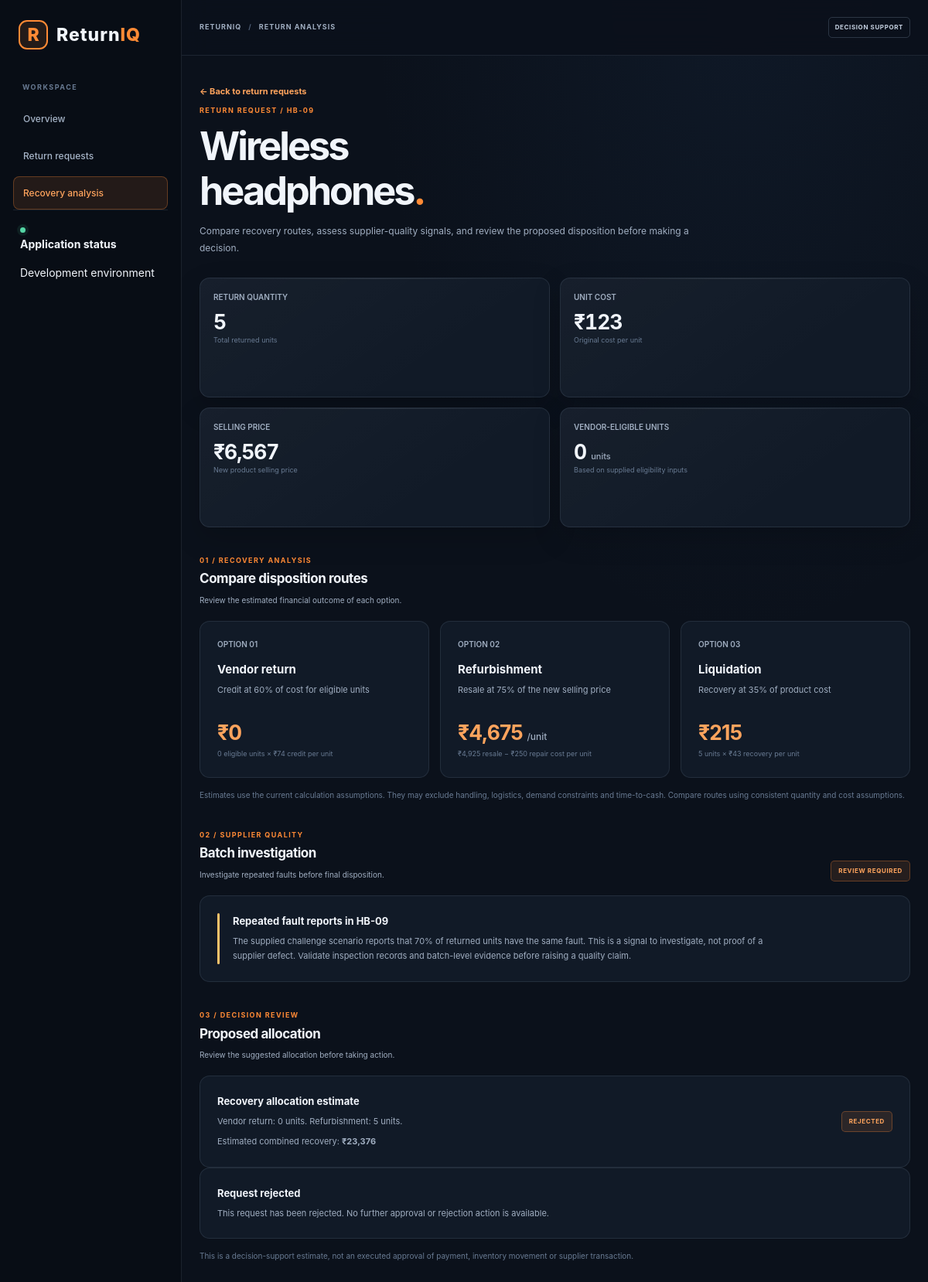
The app's page /returns/2 with its own data.
### tables this page shows
CREATE TABLE returns (
                id INTEGER PRIMARY KEY AUTOINCREMENT,
                product_name TEXT NOT NULL,
                sku TEXT NOT NULL,
                batch_number TEXT NOT NULL,
                quantity INTEGER NOT NULL,
                reason TEXT NOT NULL,
                grade TEXT NOT NULL,
                cost_price REAL NOT NULL,
                selling_price REAL NOT NULL,
                vendor_eligible_quantity INTEGER NOT NULL,
                status TEXT NOT NULL DEFAULT 'Pending',
                created_at TEXT NOT NULL DEFAULT CURRENT_TIMESTAMP
            );

### app.py (the view)
@app.route("/returns/<int:return_id>")
def return_detail(return_id):
    with get_db() as connection:
        record = connection.execute("""
            SELECT *
            FROM returns
            WHERE id = ?
        """, (return_id,)).fetchone()
    if record is None:
        abort(404, description="Return request not found.")
    detail_data = build_return_detail(record)
    return render_template(
        "return_detail.html",
        **detail_data,
    )

### app.py (called while the page is built)
def get_db():
    connection = sqlite3.connect(DATABASE)
    connection.row_factory = sqlite3.Row
    return connection

### engine/calculations.py (called while the page is built)
def calculate_refurbishment_recovery(
    new_selling_price,
    refurbishment_cost,
    resale_percentage
):
    refurbished_selling_price = round(
        new_selling_price * resale_percentage, 2
    )
    net_recovery = round(
        refurbished_selling_price - refurbishment_cost, 2
    )
    return {
        "refurbished_selling_price": refurbished_selling_price,
        "refurbishment_cost": refurbishment_cost,
        "net_recovery": net_recovery
    }

def calculate_vendor_return_recovery(
    cost_price,
    credit_percentage,
    eligible_quantity
):
    credit_per_unit = round(
        cost_price * credit_percentage, 2
    )
    total_recovery = round(
        credit_per_unit * eligible_quantity, 2
    )
    return {
        "eligible_quantity": eligible_quantity,
        "credit_per_unit": credit_per_unit,
        "total_recovery": total_recovery
    }

def calculate_liquidation_recovery(
    cost_price,
    recovery_percentage,
    quantity
):
    recovery_per_unit = round(
        cost_price * recovery_percentage, 2
    )
    total_recovery = round(
        recovery_per_unit * quantity, 2
    )
    return {
        "quantity": quantity,
        "recovery_per_unit": recovery_per_unit,
        "total_recovery": total_recovery
    }

def calculate_allocation_recovery(
    vendor_quantity,
    refurbishment_quantity,
    vendor_credit_per_unit,
    refurbishment_net_per_unit
):
    vendor_recovery = round(
        vendor_quantity * vendor_credit_per_unit, 2
    )
    refurbishment_recovery = round(
        refurbishment_quantity * refurbishment_net_per_unit, 2
    )
    total_recovery = round(
        vendor_recovery + refurbishment_recovery, 2
    )
    return {
        "vendor_recovery": vendor_recovery,
        "refurbishment_recovery": refurbishment_recovery,
        "total_recovery": total_recovery
    }

### templates/return_detail.html (shortened to what this page needs)
<!DOCTYPE html>
<html lang="en">
<head>
    <link rel="stylesheet" href="{{ url_for('static', filename='css/style.css') }}">
</head>
<body>
<div class="app-shell">
    <aside class="sidebar" id="sidebar">
        <a class="brand" href="/">
            <span class="brand-symbol">R</span>
            <span class="brand-name">Return<span>IQ</span></span>
        </a>
        <div class="workspace-label">WORKSPACE</div>
        <nav class="navigation" aria-label="Main navigation">
            <a class="nav-link" href="/">Overview</a>
            <a class="nav-link" href="/returns">Return requests</a>
            <a class="nav-link active" href="/returns/hb-09">Recovery analysis</a>
        </nav>
        <div class="sidebar-footer">
            <span class="connection-dot"></span>
            <div>
                <strong>Application status</strong>
                <p>Development environment</p>
            </div>
        </div>
    </aside>
    <main class="main-panel">
        <header class="topbar">
            <div class="page-context">
                <a href="/">RETURNIQ</a>
                <span class="context-separator">/</span>
                <span>RETURN ANALYSIS</span>
            </div>
            <span class="environment-tag">DECISION SUPPORT</span>
        </header>
        <div class="page-content">
            <a class="text-link" href="/returns">&larr; Back to return requests</a>
            <section class="intro" id="request">
                <div>
                    <p class="eyebrow">RETURN REQUEST / HB-09</p>
                    <h1>Wireless<br>headphones<span>.</span></h1>
                    <p class="intro-copy">
                        Compare recovery routes, assess supplier-quality signals,
                        and review the proposed disposition before making a decision.
                    </p>
                </div>
            </section>
            <section class="metric-grid" aria-label="Return metrics">
                <article class="metric-card">
                    <p class="metric-label">RETURN QUANTITY</p>
                    <div class="metric-value">{{ total_quantity }}</div>
                    <p class="metric-note">Total returned units</p>
                </article>
                <article class="metric-card">
                    <p class="metric-label">UNIT COST</p>
                    <div class="metric-value">₹{{ "{:,.0f}".format(cost_price) }}</div>
                    <p class="metric-note">Original cost per unit</p>
                </article>
                <article class="metric-card">
                    <p class="metric-label">SELLING PRICE</p>
                    <div class="metric-value">₹{{ "{:,.0f}".format(new_selling_price) }}</div>
                    <p class="metric-note">New product selling price</p>
                </article>
                <article class="metric-card metric-highlight">
                    <p class="metric-label">VENDOR-ELIGIBLE UNITS</p>
                    <div class="metric-value">
                        {{ vendor_eligible_quantity }} <span>units</span>
                    </div>
                    <p class="metric-note">Based on supplied eligibility inputs</p>
                </article>
            </section>
            <section class="content-section" id="recovery">
                <div class="section-heading">
                    <div>
                        <p class="eyebrow">01 / RECOVERY ANALYSIS</p>
                        <h2>Compare disposition routes</h2>
                        <p>Review the estimated financial outcome of each option.</p>
                    </div>
                </div>
                <div class="detail-route-grid">
                    <article class="detail-route">
                        <p class="metric-label">OPTION 01</p>
                        <h3>Vendor return</h3>
                        <p class="muted">Credit at 60% of cost for eligible units</p>
                        <div class="detail-route-value">
                            ₹{{ "{:,.0f}".format(vendor_return.total_recovery) }}
                        </div>
                        <p class="metric-note">
                            {{ vendor_eligible_quantity }} eligible units
                            × ₹{{ "{:,.0f}".format(vendor_return.credit_per_unit) }}
                            credit per unit
                        </p>
                    </article>
                    <article class="detail-route">
                        <p class="metric-label">OPTION 02</p>
                        <h3>Refurbishment</h3>
                        <p class="muted">Resale at 75% of the new selling price</p>
                        <div class="detail-route-value">
                            ₹{{ "{:,.0f}".format(refurbishment.net_recovery) }}
                            <span>/unit</span>
                        </div>
                        <p class="metric-note">
                            ₹{{ "{:,.0f}".format(refurbishment.refurbished_selling_price) }}
                            resale −
                            ₹{{ "{:,.0f}".format(refurbishment.refurbishment_cost) }}
                            repair cost per unit
                        </p>
                    </article>
                    <article class="detail-route">
                        <p class="metric-label">OPTION 03</p>
                        <h3>Liquidation</h3>
                        <p class="muted">Recovery at 35% of product cost</p>
                        <div class="detail-route-value">
                            ₹{{ "{:,.0f}".format(liquidation.total_recovery) }}
                        </div>
                        <p class="metric-note">
                            {{ liquidation.quantity }} units
                            × ₹{{ "{:,.0f}".format(liquidation.recovery_per_unit) }}
                            recovery per unit
                        </p>
                    </article>
                </div>
                <p class="detail-disclaimer">
                    Estimates use the current calculation assumptions. They may
                    exclude handling, logistics, demand constraints and time-to-cash.
                    Compare routes using consistent quantity and cost assumptions.
                </p>
            </section>
            <section class="content-section" id="supplier">
                <div class="section-heading">
                    <div>
                        <p class="eyebrow">02 / SUPPLIER QUALITY</p>
                        <h2>Batch investigation</h2>
                        <p>Investigate repeated faults before final disposition.</p>
                    </div>
                    <span class="status-pill">REVIEW REQUIRED</span>
                </div>
                <div class="exception-panel">
                    <div class="exception-marker"></div>
                    <div class="exception-copy">
                        <h3>Repeated fault reports in HB-09</h3>
                        <p>
                            The supplied challenge scenario reports that 70% of
                            returned units have the same fault. This is a signal
                            to investigate, not proof of a supplier defect.
                            Validate inspection records and batch-level evidence
                            before raising a quality claim.
                        </p>
                    </div>
                </div>
            </section>
            <section class="content-section" id="decision">
                <div class="section-heading">
                    <div>
                        <p class="eyebrow">03 / DECISION REVIEW</p>
                        <h2>Proposed allocation</h2>
                        <p>Review the suggested allocation before taking action.</p>
                    </div>
                </div>
                <div class="approval-panel">
                    <div>
                        <h3>Recovery allocation estimate</h3>
                        <p class="muted">
                            Vendor return: {{ vendor_eligible_quantity }} units.
                            Refurbishment: {{ refurbishment_quantity }} units.
                        </p>
                        <p class="muted">
                            Estimated combined recovery:
                            <strong>
                                ₹{{ "{:,.0f}".format(allocation_recovery.total_recovery) }}
                            </strong>
                        </p>
                    </div>
                    <span class="status-pill">
                        {{ status | upper }}
                    </span>
                </div>
                {% if status | lower == 'pending' %}
                <div class="approval-panel">
                    <div>
                        <h3>Review this request</h3>
                        <p class="muted">
                            Check the recovery estimates and supplier-quality
                            information before recording your decision.
                        </p>
                    </div>
                    <div class="decision-actions">
                        <form
                            method="POST"
                            action="{{ url_for('review_return', return_id=return_id) }}"
                            onsubmit="return confirm('Are you sure you want to approve this return request?');"
                        >
                            <input type="hidden" name="action" value="approve">
                            <button type="submit" class="btn btn-primary">
                                Approve request
                            </button>
                        </form>
                        <form
                            method="POST"
                            action="{{ url_for('review_return', return_id=return_id) }}"
                            onsubmit="return confirm('Are you sure you want to reject this return request?');"
                        >
                            <input type="hidden" name="action" value="reject">
                            <button type="submit" class="btn btn-secondary">
                                Reject request
                            </button>
                        </form>
                    </div>
                </div>
                {% elif status | lower == 'rejected' %}
                <div class="exception-panel">
                    <div class="exception-copy">
                        <h3>Request rejected</h3>
                        <p>
                            This request has been rejected. No further
                            approval or rejection action is available.
                        </p>
                    </div>
                </div>
                {% endif %}
                <p class="detail-disclaimer">
                    This is a decision-support estimate, not an executed approval
                    of payment, inventory movement or supplier transaction.
                </p>
            </section>
        </div>
    </main>
</div>
</body>
</html>

### records on screen
returns: cost_price "123", selling_price "6,567", status "REJECTED"

### other values on screen
{{ total_quantity }} "5"
{{ vendor_eligible_quantity }} "0"
{{ "{:,.0f}".format(vendor_return.total_recovery) }} "0"
{{ "{:,.0f}".format(vendor_return.credit_per_unit) }} "74"
{{ "{:,.0f}".format(refurbishment.net_recovery) }} "4,675"
{{ "{:,.0f}".format(refurbishment.refurbished_selling_price) }} "4,925"
{{ "{:,.0f}".format(refurbishment.refurbishment_cost) }} "250"
{{ "{:,.0f}".format(liquidation.total_recovery) }} "215"
{{ liquidation.quantity }} "5"
{{ "{:,.0f}".format(liquidation.recovery_per_unit) }} "43"
{{ refurbishment_quantity }} "5"
{{ "{:,.0f}".format(allocation_recovery.total_recovery) }} "23,376"
